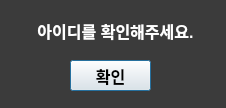
<?xml version="1.0" encoding="UTF-8"?>
<ui version="4.0">
 <class>Dialog</class>
 <widget class="QDialog" name="Dialog">
  <property name="geometry">
   <rect>
    <x>0</x>
    <y>0</y>
    <width>226</width>
    <height>108</height>
   </rect>
  </property>
  <property name="windowTitle">
   <string>Dialog</string>
  </property>
  <widget class="QLabel" name="car_bg">
   <property name="geometry">
    <rect>
     <x>0</x>
     <y>0</y>
     <width>311</width>
     <height>141</height>
    </rect>
   </property>
   <property name="styleSheet">
    <string notr="true">background-color: rgb(59, 59, 59);</string>
   </property>
   <property name="text">
    <string/>
   </property>
   <property name="alignment">
    <set>Qt::AlignCenter</set>
   </property>
  </widget>
  <widget class="QLabel" name="label">
   <property name="geometry">
    <rect>
     <x>20</x>
     <y>16</y>
     <width>191</width>
     <height>30</height>
    </rect>
   </property>
   <property name="styleSheet">
    <string notr="true">font: bold 16px;
color: white;</string>
   </property>
   <property name="text">
    <string>아이디를 확인해주세요.</string>
   </property>
   <property name="alignment">
    <set>Qt::AlignCenter</set>
   </property>
  </widget>
  <widget class="QPushButton" name="alert_ok">
   <property name="geometry">
    <rect>
     <x>70</x>
     <y>60</y>
     <width>81</width>
     <height>31</height>
    </rect>
   </property>
   <property name="styleSheet">
    <string notr="true">font: bold 16px;
color: black;</string>
   </property>
   <property name="text">
    <string>확인</string>
   </property>
  </widget>
 </widget>
 <resources/>
 <connections/>
</ui>
